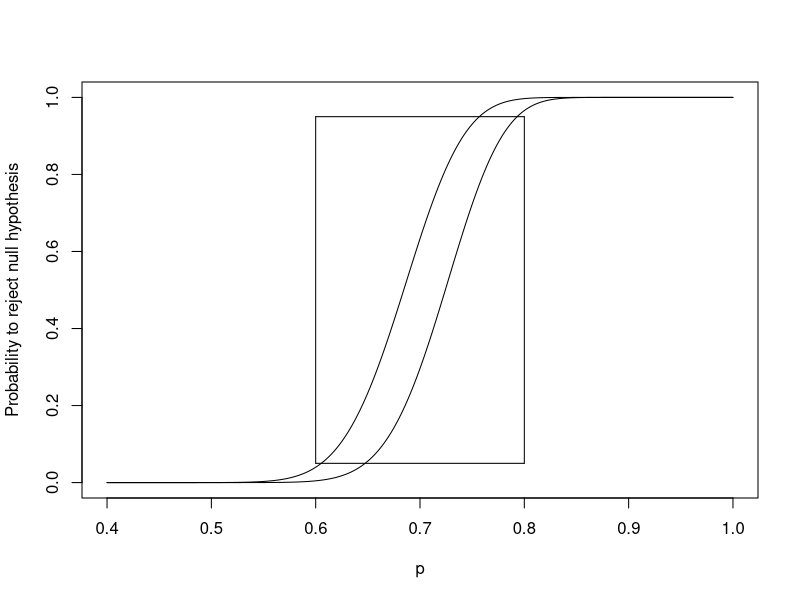

The R script that drew this image:
## ---- chunk 1
knitr::opts_chunk$set(echo = TRUE)
library(ggplot2)
## ---- chunk 2

n = 100

# make a function to calculate alpha(p) point
alpha <- function(m, n, p){
  sum(dbinom(m:n, n, p, log=FALSE))
}

# make iterations for a for loop and x axis
ite <- seq(0.4, 1, by = 0.002)

# function to get a vector of alpha(p) when p takes from 0.4 to 1 given m
fy <- function(m){
  y <- NULL
for (i in ite) {
  al <- alpha(m, n, i)
  y <- append(y, al)
}
  y
}

# plotting two lines when m= 69 and 73
plot(ite, fy(69), type = "l", xlab = "p", ylab = "Probability to reject null hypothesis")
lines(ite, fy(73), type = "l")

# plot significant levels from 0.05 to 0.95
segments(0.6, 0.05, 0.6, 0.95)
segments(0.6, 0.95, 0.8, 0.95)
segments(0.8, 0.05, 0.8, 0.95)
segments(0.6, 0.05, 0.8, 0.05)


